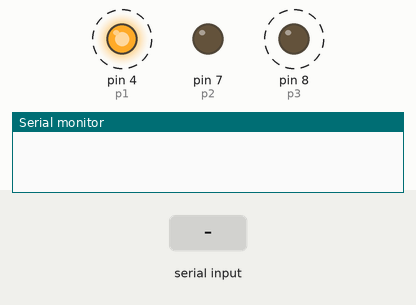
This sketch was run on a simulated Arduino Uno, built with avr-gcc and run on an emulated ATmega328P. Shown: output pins drawn as LEDs (lit = HIGH), the last lines printed to the serial monitor. Dashed ring = blinking. The test bench sets the inputs (shaded band).

Above: at 0.15 s.
At 1.25 s:
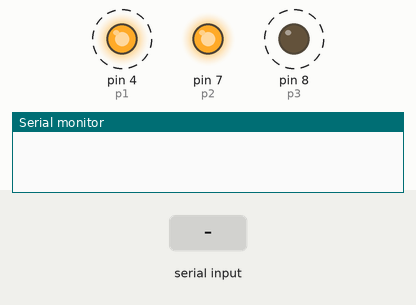
1.3 s: "-" received over Serial
At 2.04 s:
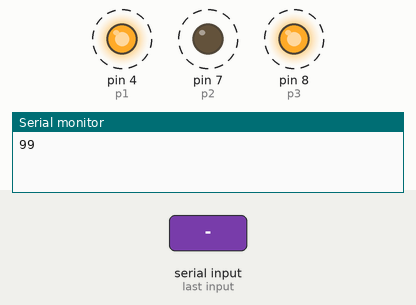
Timing chart, 0 to 10.3 s (numbered marks = the images above; inputs shaded):
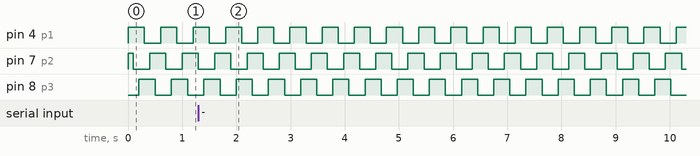

Measured:
- by itself, pin 4 (p1), pin 7 (p2), pin 8 (p3): alternates HIGH for 0.30 s and LOW for 0.30 s

The sketch:

beus.ino
```cpp
int wait = 100;
int p1 = 4;
int p2 = 7;
int p3 = 8;
char inChar;

void setup() {
pinMode(p1, OUTPUT);
pinMode(p2, OUTPUT);
pinMode(p3, OUTPUT);
Serial.begin(9600);
}

// the loop routine runs over and over again forever:
void loop() {

if (Serial.available()){
inChar = (char)Serial.read();
if (inChar == '-'){
wait -=1;
}
else{
wait +=1;
}
Serial.println(wait);
}

digitalWrite(p1, 1);
digitalWrite(p2, 1);
digitalWrite(p3, 0);
delay(wait);
digitalWrite(p1, 1);
digitalWrite(p2, 0);
digitalWrite(p3, 0);
delay(wait);
digitalWrite(p1, 1);
digitalWrite(p2, 0);
digitalWrite(p3, 1);
delay(wait);
digitalWrite(p1, 0);
digitalWrite(p2, 0);
digitalWrite(p3, 1);
delay(wait);
digitalWrite(p1, 0);
digitalWrite(p2, 1);
digitalWrite(p3, 1);
delay(wait);
digitalWrite(p1, 0);
digitalWrite(p2, 1);
digitalWrite(p3, 0);
delay(wait);
}
```
